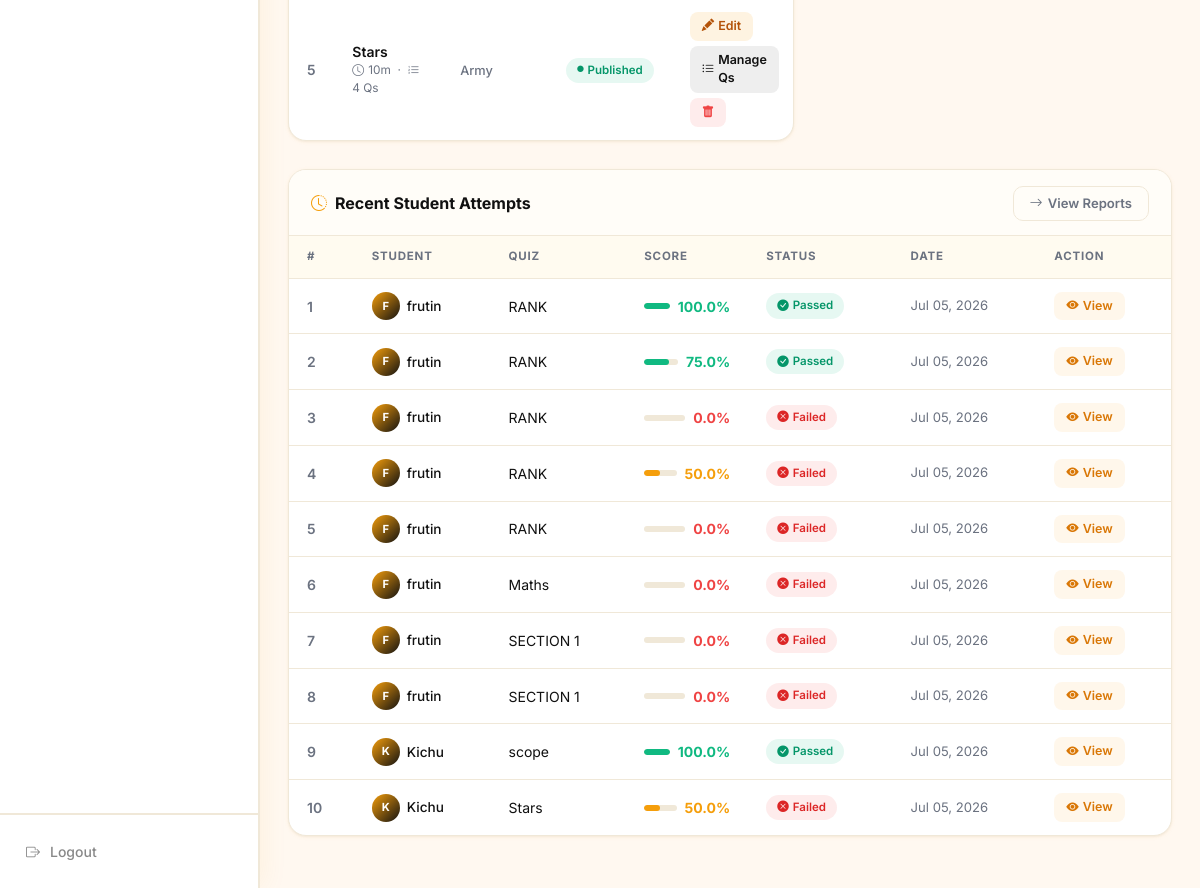
Page /admin-dashboard/ (signed in, lower part) on the earlier database version.
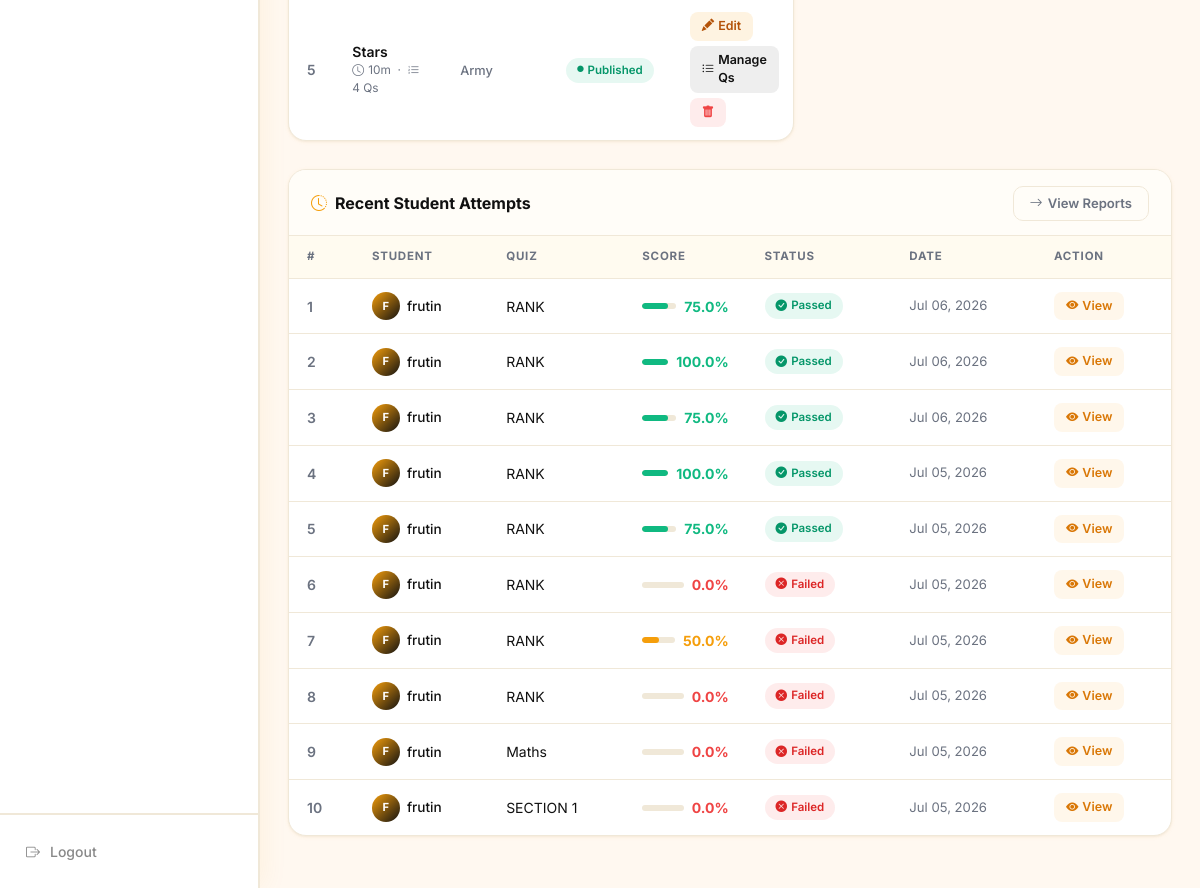
Same page on the later database version.
### quiz/models.py (models this page shows, shortened)
class Quiz(models.Model):
    title = models.CharField(max_length=255)
    description = models.TextField(blank=True, help_text="Short description of the quiz")
    category = models.ForeignKey(Category, on_delete=models.SET_NULL, null=True, blank=True, related_name='quizzes')
    subject = models.ForeignKey(Subject, on_delete=models.SET_NULL, null=True, blank=True, related_name='quizzes')
    academic_year = models.CharField(max_length=50, default="2025-2026", blank=True, null=True)
    unit = models.CharField(max_length=50, default="Unit 1", blank=True, null=True)
    difficulty = models.CharField(max_length=50, choices=[('Easy', 'Easy'), ('Medium', 'Medium'), ('Hard', 'Hard')], default='Medium')
    duration = models.PositiveIntegerField(default=60, help_text="Time limit in minutes")
    passing_score = models.PositiveIntegerField(default=60, help_text="Passing score percentage (0-100)")
    negative_marking = models.BooleanField(default=False, help_text="Enable negative marking for this quiz")
    negative_marks_per_question = models.FloatField(default=0.0, help_text="Marks deducted for each incorrect answer")
    shuffle_questions = models.BooleanField(default=False, help_text="Shuffle questions order for each attempt")
    shuffle_options = models.BooleanField(default=False, help_text="Shuffle choices/options for each question")
    max_attempts = models.PositiveIntegerField(default=1, help_text="Maximum allowed attempts per student")
    start_date = models.DateTimeField(null=True, blank=True, help_text="Quiz availability start date")
    end_date = models.DateTimeField(null=True, blank=True, help_text="Quiz availability end date/deadline")
    deadline = models.DateTimeField(null=True, blank=True, help_text="Backwards compatible deadline datetime")
    status = models.CharField(max_length=50, choices=[('Draft', 'Draft'), ('Published', 'Published'), ('Archived', 'Archived')], default='Draft')
    created_by = models.ForeignKey(User, on_delete=models.CASCADE, related_name='quizzes_created', null=True, blank=True)
    created_at = models.DateTimeField(auto_now_add=True)
    class Meta:
        verbose_name_plural = "Quizzes"
        ordering = ['-created_at']
    @property
    def total_questions(self):
        return self.questions.count()
    @property
    def time_limit(self):
        return self.duration * 60

class Category(models.Model):
    name = models.CharField(max_length=255)
    description = models.TextField(blank=True)
    icon = models.CharField(max_length=100, default='fa-graduation-cap', help_text="FontAwesome icon class name")
    class Meta:
        verbose_name_plural = "Categories"
        ordering = ['name']

class QuizAttempt(models.Model):
    quiz = models.ForeignKey(Quiz, on_delete=models.CASCADE, related_name='attempts')
    user = models.ForeignKey('UserRegister', on_delete=models.CASCADE, related_name='quiz_attempts')
    score = models.IntegerField(default=0)
    total_questions = models.PositiveIntegerField(default=0)
    correct_answers = models.PositiveIntegerField(default=0)
    percentage = models.FloatField(default=0.0)
    passed = models.BooleanField(default=False)
    time_taken = models.PositiveIntegerField(default=0, help_text="Time taken in seconds")
    grade = models.CharField(max_length=5, default='F')
    status = models.CharField(max_length=50, choices=[('InProgress', 'InProgress'), ('Completed', 'Completed')], default='Completed')
    completed_at = models.DateTimeField(auto_now_add=True)
    class Meta:
        ordering = ['-completed_at']

class UserRegister(models.Model):
    username = models.CharField(max_length=150)
    email = models.EmailField()
    age = models.PositiveIntegerField(null=True, blank=True)
    gender = models.CharField(max_length=20, choices=[('Male', 'Male'), ('Female', 'Female'), ('Other', 'Other')], null=True, blank=True)
    place = models.CharField(max_length=255, null=True, blank=True)
    password = models.CharField(max_length=255, help_text="Stored password hash at time of registration")
    photo_url = models.CharField(max_length=255, blank=True, null=True, default='/static/quiz/images/default-avatar.png')
    target_exam = models.CharField(max_length=255, blank=True, null=True, default='UPSC', help_text="e.g. UPSC, SSC, Banking")
    education_qualification = models.CharField(max_length=50, blank=True, null=True, default='Graduate', help_text="e.g. Graduate, Post Graduate")
    preparation_stage = models.TextField(blank=True, help_text="e.g. Beginner, 1 Year, etc.")
    registered_at = models.DateTimeField(auto_now_add=True)
    last_active = models.DateTimeField(null=True, blank=True, help_text="Timestamp of the user's last request")
    current_session_start = models.DateTimeField(null=True, blank=True, help_text="Timestamp when the current session started")

### quiz/views.py (the view)
# urls.py: path('admin-dashboard/', views.admin_dashboard, name='admin_dashboard'),
@user_passes_test(is_admin)
def admin_dashboard(request):
    users = UserRegister.objects.all()
    students_count = users.count()
    quizzes = Quiz.objects.all()
    active_quizzes_count = quizzes.filter(status='Published').count()
    questions_count = Question.objects.count()
    categories_count = Category.objects.count()
    recent_attempts = QuizAttempt.objects.all().select_related('quiz', 'user').order_by('-completed_at')[:10]
    recent_quizzes = Quiz.objects.all().select_related('category').order_by('-created_at')[:5]
    online_threshold = timezone.now() - timedelta(minutes=5)
    online_users = UserRegister.objects.filter(last_active__gte=online_threshold).order_by('-last_active')
    stats = {
        'total_users': users.count(),
        'total_students': students_count,
        'total_quizzes': quizzes.count(),
        'active_quizzes': active_quizzes_count,
        'total_questions': questions_count,
        'total_categories': categories_count,
        'online_users_count': online_users.count(),
    }
    context = {
        'stats': stats,
        'recent_attempts': recent_attempts,
        'recent_quizzes': recent_quizzes,
        'online_users': online_users,
    }
    return render(request, 'quiz/admin_dashboard.html', context)

### quiz/views.py (called while the page is built)
def is_admin(user):
    return user.is_authenticated and (user.is_staff or user.is_superuser)

### quiz/templates/quiz/admin_dashboard.html (shortened to what the changed rows need)
{% load static %}
<!DOCTYPE html>
<html lang="en">
<head>
  <link href="https://cdn.jsdelivr.net/npm/bootstrap@5.3.2/dist/css/bootstrap.min.css" rel="stylesheet">
  <link rel="stylesheet" href="https://cdn.jsdelivr.net/npm/bootstrap-icons@1.11.3/font/bootstrap-icons.min.css">
</head>
<body>
  <div class="main-wrapper">
    <main class="content-area">
      <div class="row g-4 align-items-start">
        <div class="col-lg-7">
          <div class="section-card">
            <div class="section-card-body">
              {% if recent_quizzes %}
              <table class="dash-table">
                <tbody>
                  {% for quiz in recent_quizzes %}
                  <tr>
                    <td style="color:var(--text-muted);font-weight:600;">{{ forloop.counter }}</td>
                    <td>
                      <div style="font-weight:600;max-width:200px;white-space:nowrap;overflow:hidden;text-overflow:ellipsis;">{{ quiz.title }}</div>
                      <div style="font-size:.74rem;color:var(--text-muted);">
                        <i class="bi bi-clock me-1"></i>{{ quiz.duration }}m
                        &nbsp;·&nbsp;
                        <i class="bi bi-list-ol me-1"></i>{{ quiz.total_questions }} Qs
                      </div>
                    </td>
                    <td><span style="font-size:.8rem;font-weight:500;color:var(--text-muted);">{{ quiz.category.name|default:"—" }}</span></td>
                    <td>
                      {% if quiz.status == 'Published' %}
                        <span class="badge-pill badge-published"><i class="bi bi-circle-fill" style="font-size:.4rem;"></i> Published</span>
                      {% elif quiz.status == 'Draft' %}
                        <span class="badge-pill badge-draft"><i class="bi bi-circle-fill" style="font-size:.4rem;"></i> Draft</span>
                      {% else %}
                        <span class="badge-pill badge-archived"><i class="bi bi-circle-fill" style="font-size:.4rem;"></i> Archived</span>
                      {% endif %}
                    </td>
                    <td>
                      <div style="display:flex;gap:5px;flex-wrap:wrap;">
                        <a href="{% url 'quiz:admin_edit_quiz' quiz.id %}" class="tbl-action-btn btn-edit" id="btn-edit-quiz-{{ quiz.id }}">
                          <i class="bi bi-pencil-fill"></i> Edit
                        </a>
                        <a href="{% url 'quiz:admin_quiz_questions_list' quiz.id %}" class="tbl-action-btn btn-add" id="btn-manage-q-{{ quiz.id }}" title="Manage Questions">
                          <i class="bi bi-list-ul"></i> Manage Qs
                        </a>
                        <form method="post" action="{% url 'quiz:admin_delete_quiz' quiz.id %}" style="display:inline;" onsubmit="return confirm('Delete {{ quiz.title }}?');">
                          <button type="submit" class="tbl-action-btn btn-del" id="btn-del-quiz-{{ quiz.id }}">
                            <i class="bi bi-trash-fill"></i>
                          </button>
                        </form>
                      </div>
                    </td>
                  </tr>
                  {% endfor %}
                </tbody>
              </table>
              {% else %}
              <div class="empty-state">
                <i class="bi bi-journal-x"></i>
                <p>No quizzes yet. <a href="{% url 'quiz:admin_add_quiz' %}" style="color:var(--accent);">Create your first quiz →</a></p>
              </div>
              {% endif %}
            </div>
          </div>
        </div>
      </div>
      <div class="section-card" style="margin-top:4px;">
        <div class="section-card-body">
          {% if recent_attempts %}
          <table class="dash-table">
            <thead>
              <tr>
                <th>#</th>
                <th>Student</th>
                <th>Quiz</th>
                <th>Score</th>
                <th>Status</th>
                <th>Date</th>
                <th>Action</th>
              </tr>
            </thead>
            <tbody>
              {% for attempt in recent_attempts %}
              <tr>
                <td style="color:var(--text-muted);font-weight:600;">{{ forloop.counter }}</td>
                <td>
                  <div class="user-chip">
                    <div class="u-avatar">{{ attempt.user.username|first|upper }}</div>
                    <span>{{ attempt.user.username }}</span>
                  </div>
                </td>
                <td style="max-width:180px;white-space:nowrap;overflow:hidden;text-overflow:ellipsis;">{{ attempt.quiz.title }}</td>
                <td>
                  <div class="pct-bar">
                    <div class="bar-track">
                      <div class="bar-fill"
                        style="width:{{ attempt.percentage }}%;
                               background:{% if attempt.percentage >= 70 %}#10b981{% elif attempt.percentage >= 50 %}#f59e0b{% else %}#ef4444{% endif %};">
                      </div>
                    </div>
                    <span class="{% if attempt.percentage >= 70 %}score-good{% elif attempt.percentage >= 50 %}score-mid{% else %}score-bad{% endif %}">
                      {{ attempt.percentage }}%
                    </span>
                  </div>
                </td>
                <td>
                  {% if attempt.passed %}
                    <span class="badge-pill badge-passed"><i class="bi bi-check-circle-fill"></i> Passed</span>
                  {% else %}
                    <span class="badge-pill badge-failed"><i class="bi bi-x-circle-fill"></i> Failed</span>
                  {% endif %}
                </td>
                <td style="color:var(--text-muted);font-size:.82rem;white-space:nowrap;">{{ attempt.completed_at|date:"M d, Y" }}</td>
                <td>
                  <a href="{% url 'quiz:results' attempt.id %}" class="tbl-action-btn btn-view" id="btn-view-attempt-{{ attempt.id }}">
                    <i class="bi bi-eye-fill"></i> View
                  </a>
                </td>
              </tr>
              {% endfor %}
            </tbody>
          </table>
          {% else %}
          <div class="empty-state">
            <i class="bi bi-hourglass"></i>
            <p>No student attempts recorded yet.</p>
          </div>
          {% endif %}
        </div>
      </div>
    </main>
  </div>
</body>
</html>

Differences in the rows shown:
no longer on this page (row unchanged): QuizAttempt: user.username|first "F", user.username "frutin", quiz "SECTION 1", percentage "0.0", passed False (drawn), completed_at "Jul 05, 2026"
no longer on this page (row unchanged): QuizAttempt: user.username|first "K", user.username "Kichu", quiz "scope", percentage "100.0", passed True (drawn), completed_at "Jul 05, 2026"
no longer on this page (row unchanged): QuizAttempt: user.username|first "K", user.username "Kichu", quiz "Stars", percentage "50.0", passed False (drawn), completed_at "Jul 05, 2026"
added QuizAttempt: user.username|first "F", user.username "frutin", quiz "RANK", percentage "75.0", passed True (drawn), completed_at "Jul 06, 2026"
added QuizAttempt: user.username|first "F", user.username "frutin", quiz "RANK", percentage "100.0", passed True (drawn), completed_at "Jul 06, 2026"
added QuizAttempt: user.username|first "F", user.username "frutin", quiz "RANK", percentage "75.0", passed True (drawn), completed_at "Jul 06, 2026"
